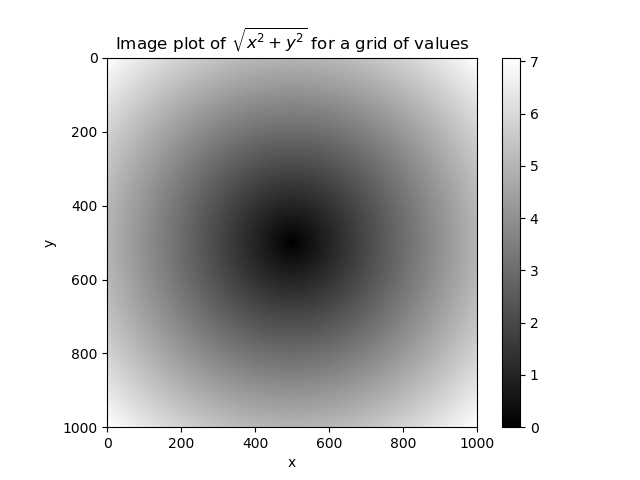

Write Python code to recreate this figure.
import matplotlib.pyplot as plt
import numpy as np

points = np.arange(-5, 5, 0.01)
xs, ys = np.meshgrid(points, points)
# print(ys)
z = np.sqrt(xs ** 2 + ys ** 2)
plt.imshow(z, cmap=plt.cm.gray)
plt.colorbar()
plt.xlabel('x')
plt.ylabel('y')
plt.title('Image plot of $\sqrt{x^2+y^2}$ for a grid of values')
plt.savefig('grid.png')
plt.show()
